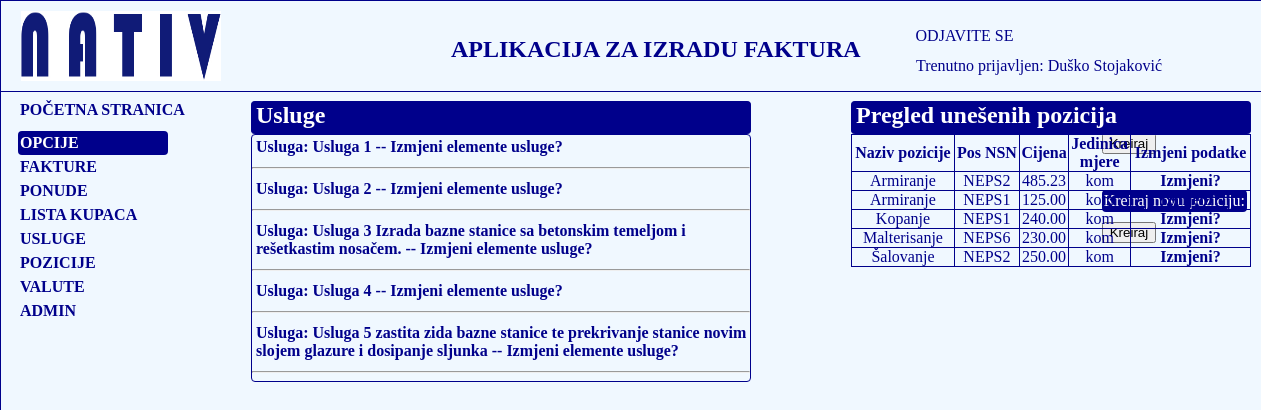
/fakture/usluge-lista/ (signed in), run on the app's committed database.
### fakture/models.py (models this page shows, shortened)
class Korisnik(AbstractBaseUser):
    email = models.EmailField(verbose_name="email", max_length=60, unique=True)
    username = models.CharField(max_length=30, unique=True)
    date_joined = models.DateTimeField(verbose_name='date joined', auto_now_add=True)
    last_login = models.DateTimeField(verbose_name='last login', auto_now=True)
    is_admin = models.BooleanField(default=False)
    is_active = models.BooleanField(default=True)
    is_staff = models.BooleanField(default=False)
    is_superuser = models.BooleanField(default=False)
    ime = models.CharField(max_length=50)
    prezime = models.CharField(max_length=50)
    ime_oca = models.CharField(max_length=50)
    godina_rodjenja = models.DateField(blank=True, null=True)
    mjesto_rodjenja = models.CharField(max_length=50)
    mjesto_prebivalista = models.CharField(max_length=50)
    adresa = models.CharField(max_length=50)
    postanski_broj = models.CharField(max_length=50)
    telefon = models.CharField(max_length=50)
    naziv_preduzeca =  models.CharField(max_length=250, blank=True, null=True)
    adresa_preduzeca = models.CharField(max_length=250, blank=True, null=True)
    mjesto_preduzeca = models.CharField(max_length=250, blank=True, null=True)
    postanski_broj_preduzeca = models.CharField(max_length=250, blank=True, null=True)
    IBAN =  models.CharField(max_length=250, blank=True, null=True,default='BA395620998146211620')
    SWIFT_BIC = models.CharField(max_length=50, blank=True, null=True, default='RAZBBA22')
    telefon_mobilni = models.CharField(max_length=50, blank=True, null=True)
    fax = models.CharField(max_length=50, blank=True, null=True)
    zvanje = models.CharField(max_length=150, blank=True, null=True)
    pozicija = models.CharField(max_length=150, blank=True, null=True)
    email_preduzeca = models.EmailField(verbose_name="Email preduzeca", max_length=60, unique=True, blank=True, null=True)
    web_stranica = models.URLField(blank=True, null=True)
    banka_racun =  models.CharField(max_length=150, blank=True, null=True)
    profilna_slika = models.ImageField(upload_to='slike', blank=True, null=True)
    IZBOR_DRZAVE = (
        ('Bosna i Hercegovina', 'Bosna i Hercegovina'),
        ('Germany', 'Germany'),
        ('Poland', 'Poland')
    )
    drzava = models.CharField(max_length=50, choices=IZBOR_DRZAVE, blank=True, null=True)
    USERNAME_FIELD = 'email'
    REQUIRED_FIELDS = ['username']
    objects = MyKorisnikManager()

class Usluga(models.Model):
    opis_usluge = models.CharField(max_length=100, blank=True, null=True)

class Pozicija(models.Model):
    naziv_pozicije = models.CharField(max_length=100, blank=True, null=True)
    pos_NSN = models.CharField(max_length=30, blank=True, null=True)
    pos_broj = models.IntegerField(blank=True, null=True, default=0)
    cijena = models.DecimalField(max_digits=10, decimal_places=2, default=0.00)
    jedinica_mjere = models.CharField(max_length=50, default='kom')
    class Meta:
        ordering = ['naziv_pozicije']

### fakture/views.py (the view)
# urls.py: path('usluge-lista/', views.UslugeList.as_view(), name='usluge-lista'),
class UslugeList(LoginRequiredMixin, ListView):
    model = Usluga
    template_name = 'fakture/usluge_list.html'
    def get_context_data(self, *, object_list=None, **kwargs):
        context = super(UslugeList, self).get_context_data(**kwargs)
        context['pozicije'] = Pozicija.objects.all().order_by('naziv_pozicije')
        return context

### fakture/templates/fakture/usluge_list.html (shortened to what this page needs)
{% extends 'fakture/base_nativ.html' %}
{% load static %}
{% block fakture %}
    {% if usluga_list %}
         <div class="fakture-lista-naslovna" style="width: 500px">
    <h2>Usluge</h2>
    <ul>
    {% for u in usluga_list %}
        <li>Usluga: {{ u.opis_usluge }} -- <a href="{% url 'fakture:usluge-update' u.pk %}">Izmjeni elemente usluge?</a></li>
        <hr>
    {% endfor %}
    </ul>
         </div>
{% else %}
<h2>U bazi trenutno nema kreiranih usluga!</h2>
{% endif %}
{% endblock %}
{% block faktura_button %}
    <div>
    <p>Kreiraj novu uslugu: </p>
    <form>
        <button formaction="{% url 'fakture:usluge-kreiraj' %}">Kreiraj</button>
    </form>
    <br>
    <br>
      <p>Kreiraj novu poziciju: </p>
    <form>
        <button formaction="{% url 'fakture:pozicije-kreiraj' %}">Kreiraj</button>
    </form>
    </div>
{% endblock %}
{% block pozicije %}
    <div class = fakture-lista-naslovna>
    <h2 >Pregled unešenih pozicija</h2>
    <table style="width: 100%; border: darkblue solid 1px" class="glavna-tabela-tabela">
    <tr>
        <th>Naziv pozicije</th>
        <th>Pos NSN</th>
        <th>Cijena</th>
        <th>Jedinica<br>mjere</th>
        <th>Izmjeni podatke</th>
    </tr>
    {% for p in pozicije %}
        <tr>
        <td>{{ p.naziv_pozicije }}</td>
        <td>{{ p.pos_NSN }}{{ p.pos_broj }}</td>
        <td>{{ p.cijena }}</td>
        <td>{{ p.jedinica_mjere }}</td>
        <td><a href="{% url 'fakture:pozicija-update' p.pk %}">Izmjeni?</a></td>
    </tr>
    {% endfor %}
    </table>
    </div>
{% endblock %}

### fakture/templates/fakture/base_nativ.html (shortened to what this page needs)
<!DOCTYPE html>
{% load static %}
<html lang="en">
<head>
    <link rel="stylesheet" href="{% static 'css/base_nativ.css' %}">
</head>
<body>
<div class="glavni-nativ">
<header id="header">
    <div id="logo">
        <img src="{% static 'slike/logo_nativ.png' %}" alt="Slika Nativ logo">
    </div>
    <h2>APLIKACIJA ZA IZRADU FAKTURA</h2>
    <div id="login">
        {% if user.is_authenticated %}
            <p><a href="{% url 'logout' %}?next={{ request.path }}">ODJAVITE SE</a></p>
        {% else %}
            <p><a href="{% url 'login' %}?next={{ request.path }}">PRIJAVITE SE</a> </p>
        {% endif %}
    </div>
    <div class="trenutno-prijavljen">
        {% if user.is_authenticated %}
            <p>Trenutno prijavljen: {{ user.ime }} {{ user.prezime }}</p>
        {% else %}
            <p></p>
        {% endif %}
    </div>
</header>
<p id="pocetna"><a href="{% url 'fakture:index' %}">POČETNA STRANICA</a></p>
{% if user.is_authenticated %}
<div class="navigacija">
    <nav class="navigacija-sadrzaj">
        <ul>
            <li id="opcije">OPCIJE</li>
            <li><a href="{% url 'fakture:lista_fakturi' %}">FAKTURE</a></li>
            <li><a href="{% url 'fakture:ponuda-lista' %}">PONUDE</a></li>
            <li><a href="{% url 'fakture:lista-kupci' %}">LISTA KUPACA</a></li>
            <li><a href="{% url 'fakture:usluge-lista' %}">USLUGE</a></li>
            <li><a href="{% url 'fakture:usluge-lista' %}">POZICIJE</a></li>
             <li><a href="{% url 'fakture:kreiraj-valutu' %}">VALUTE</a></li>
            {% if user.is_superuser %}
            <li><a href="{% url 'admin:index' %}">ADMIN</a></li>
                {% endif %}
        </ul>
    </nav>
</div>
{% endif %}
<div class="fakture">{% block fakture %}{% endblock %}</div>
<div class="faktura-button">{% block faktura_button %}{% endblock %}</div>
<div class="pozicije">{% block pozicije %}{% endblock %}</div>
</div>
</body>
</html>

### fakture/static/css/base_nativ.css (style rules this page uses)
body { margin: 0; padding: 0; }
.glavni-nativ { position: absolute; margin: 0; width: 100%; height: 7500px; background-color: aliceblue; border: darkblue solid 1px; }
#header { position: absolute; height: 90px; width: 100%; border: darkblue solid 1px; border-top-width: 0; border-left-width: 0; border-right-width: 0; }
#logo { position: absolute; margin-top: 10px; margin-left: 20px; width: 200px; height: 70px; }
#logo img { width: 200px; height: 70px; margin: 0; }
#header h2 { position: absolute; top: 15px; left: 450px; color: darkblue; }
#login { position: absolute; top: 10px; right: 248.5px; }
#login a { text-decoration: none; color: darkblue; }
.trenutno-prijavljen { position: absolute; top: 40px; right: 100px; color: darkblue; }
.navigacija { position: absolute; height: auto; width: 150px; top: 130px; left: 17px; }
.navigacija-sadrzaj li { list-style: none; margin: 0; padding: 3px 0 3px 2px; text-align: left; color: darkblue; font-weight: bold; }
.navigacija-sadrzaj ul { display: block; margin: 0; padding: 0; }
.navigacija-sadrzaj a { text-decoration: none; color: darkblue; font-weight: bold; }
#opcije { background-color: darkblue; color: white; border-radius: 4px; }
#pocetna { position: absolute; height: auto; margin: 0; top: 100px; left: 19px; }
#pocetna a { text-decoration: none; color: darkblue; font-weight: bold; }
.fakture { position: absolute; top: 100px; left: 250px; color: darkblue; margin: 0; width: auto; }
.fakture-lista-naslovna { margin-bottom: 20px; }
.fakture-lista-naslovna h2 { margin: 0; padding: 0 0 5px 4px; background-color: darkblue; color: white; border: darkblue solid 1px; border-bottom: none; border-radius: 4px; }
.fakture-lista-naslovna ul { display: block; margin: 0; padding: 0; border: darkblue solid 1px; border-radius: 4px; }
.fakture-lista-naslovna a { text-decoration: none; color: darkblue; font-weight: bold; }
.fakture-lista-naslovna li { list-style: none; margin: 0; padding: 3px 3px 3px 4px; text-align: left; color: darkblue; font-weight: bold; }
.faktura-button { position: absolute; top: 100px; right: 15px; }
.faktura-button p { margin: 0 0 10px 0; padding: 2px; background-color: darkblue; color: white; border-radius: 4px; }

### fakture/templates/fakture/usluge_list.html (style rules this page uses)
.pozicije { position: absolute; top: 100px; left: 850px; width: 400px; }
.glavna-tabela-tabela th, td { text-align: center; margin: 0; padding: 0; border-collapse: collapse; border: darkblue solid 1px; color: darkblue; }
.glavna-tabela-tabela { border-collapse: collapse; }

### data on the page
Korisnik: ime "Duško", prezime "Stojaković"
Usluga: opis_usluge "Usluga 1"
Usluga: opis_usluge "Usluga 2"
Usluga: opis_usluge "Usluga 3 Izrada bazne stanice sa betonskim temeljom i rešetkastim nosačem."
Usluga: opis_usluge "Usluga 4"
Usluga: opis_usluge "Usluga 5 zastita zida bazne stanice te prekrivanje stanice novim slojem glazure i dosipanje sljunka"
Pozicija: naziv_pozicije "Armiranje", pos_NSN "NEPS", pos_broj "2", cijena "485.23", jedinica_mjere "kom"
Pozicija: naziv_pozicije "Armiranje", pos_NSN "NEPS", pos_broj "1", cijena "125.00", jedinica_mjere "kom"
Pozicija: naziv_pozicije "Kopanje", pos_NSN "NEPS", pos_broj "1", cijena "240.00", jedinica_mjere "kom"
Pozicija: naziv_pozicije "Malterisanje", pos_NSN "NEPS", pos_broj "6", cijena "230.00", jedinica_mjere "kom"
Pozicija: naziv_pozicije "Šalovanje", pos_NSN "NEPS", pos_broj "2", cijena "250.00", jedinica_mjere "kom"
